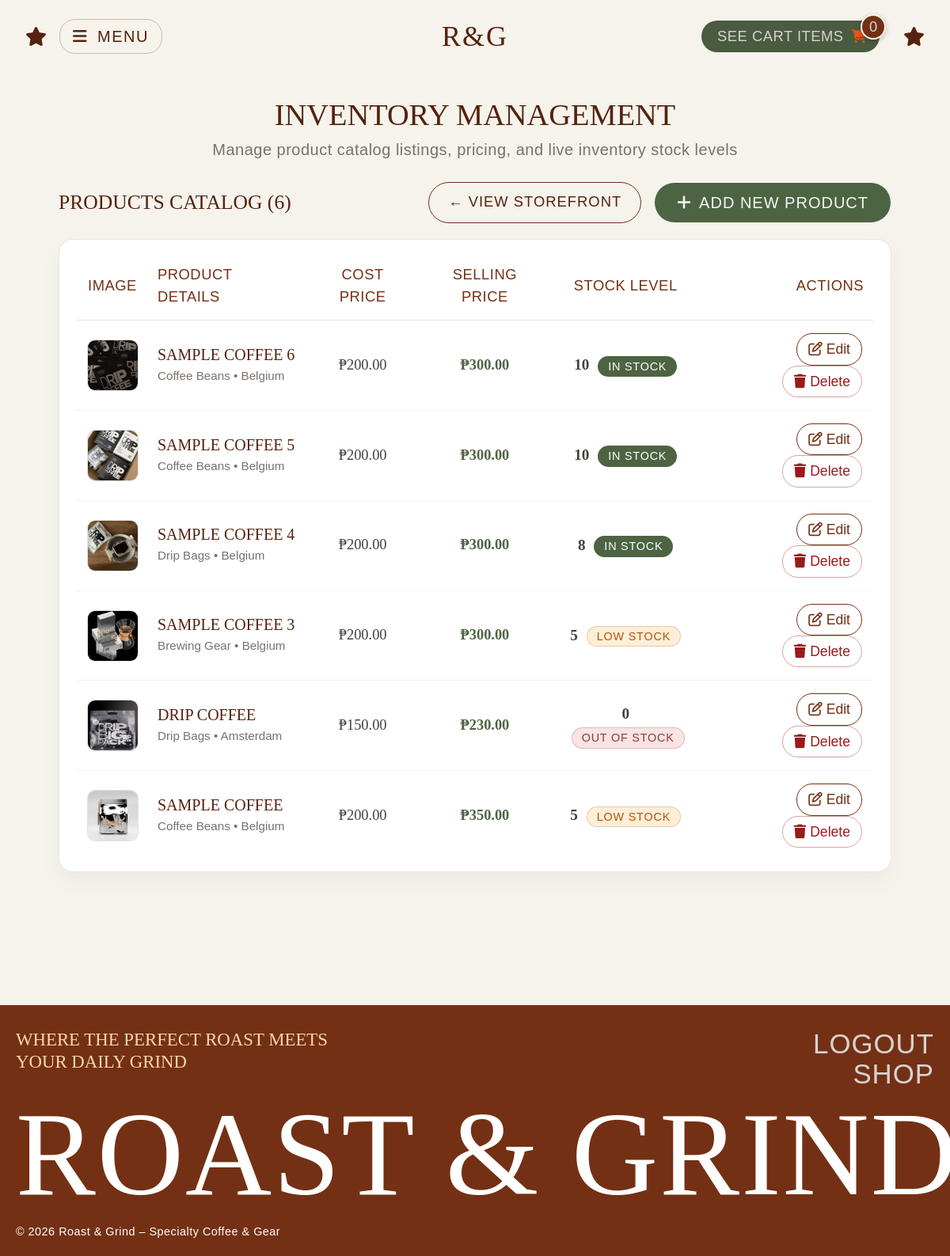
Screenshot of /item/index.php (signed in) with the database file from the repository.
### tables this page shows
CREATE TABLE `item` (
  `item_id` int(11) NOT NULL,
  `item_name` varchar(150) NOT NULL,
  `description` text NOT NULL,
  `origin` varchar(100) NOT NULL DEFAULT 'N/A',
  `category` varchar(50) NOT NULL,
  `cost_price` decimal(10,2) NOT NULL,
  `sell_price` decimal(10,2) NOT NULL,
  `img_path` varchar(255) NOT NULL DEFAULT 'default_coffee.jpg'
);

### item/index.php (the view, shortened to what this page needs)
<?php
require_once "../includes/config.php";
$sql = "SELECT i.item_id, i.item_name, i.category, i.origin, i.cost_price, i.sell_price, i.img_path,
               COALESCE(s.quantity, 0) AS quantity
        FROM item i
        LEFT JOIN stock s ON s.item_id = i.item_id
        ORDER BY i.item_id DESC";
$result    = mysqli_query($conn, $sql);
$itemCount = mysqli_num_rows($result);
function stockBadge($qty)
{
    if ($qty <= 0) {
        return '<span class="badge text-bg-danger">Out of Stock</span>';
    }
    if ($qty <= 5) {
        return '<span class="badge" style="background-color:#fd7e14;color:#fff;">Low Stock</span>';
    }
    return '<span class="badge text-bg-success">In Stock</span>';
}
require_once "../includes/header.php";
?>
<div class="admin-items-wrapper">
    <h1 class="admin-items-title">Inventory Management</h1>
    <p class="admin-items-subtitle">Manage product catalog listings, pricing, and live inventory stock levels</p>
    <div class="admin-items-header-bar">
        <h3 class="admin-items-count">Products Catalog (<?= $itemCount; ?>)</h3>
        <div class="d-flex gap-3">
            <a href="../shop.php" class="dashboard-btn-outline" style="padding: 10px 24px; font-size: 1.15rem;">
                &larr; View Storefront
            </a>
            <a href="create.php" class="admin-add-product-btn">
                <i class="fa-solid fa-plus me-1"></i> Add New Product
            </a>
        </div>
    </div>
    <div class="admin-items-box">
        <table class="dashboard-table">
            <thead>
                <tr>
                    <th style="width:90px;" class="text-center">Image</th>
                    <th class="text-start">Product Details</th>
                    <th class="text-center">Cost Price</th>
                    <th class="text-center">Selling Price</th>
                    <th class="text-center">Stock Level</th>
                    <th class="text-end">Actions</th>
                </tr>
            </thead>
            <tbody>
                <?php while ($row = mysqli_fetch_assoc($result)):
                    $imgSrc = "images/" . $row['img_path'];
                ?>
                    <tr>
                        <td class="text-center">
                            <img src="<?= htmlspecialchars($imgSrc); ?>" alt="" width="65" height="65"
                                 style="object-fit:cover; border-radius:10px; border:1px solid rgba(116,48,20,0.15);">
                        </td>
                        <td>
                            <div class="admin-item-title"><?= htmlspecialchars($row['item_name']); ?></div>
                            <span class="admin-item-meta">
                                <?= htmlspecialchars($row['category']); ?> &bull; <?= htmlspecialchars($row['origin']); ?>
                            </span>
                        </td>
                        <td class="text-center" style="font-family: 'Alinore';">₱<?= number_format($row['cost_price'], 2); ?></td>
                        <td class="text-center fw-bold" style="font-family: 'Alinore'; color: #4D6443;">₱<?= number_format($row['sell_price'], 2); ?></td>
                        <td class="text-center" style="font-family: 'Alinore'; font-size: 1.2rem;">
                            <span class="fw-bold"><?= (int) $row['quantity']; ?></span>
                            <?= stockBadge((int) $row['quantity']); ?>
                        </td>
                        <td class="text-end">
                            <a href="edit.php?id=<?= $row['item_id']; ?>" class="admin-action-btn" title="Edit / Restock">
                                <i class="fa-regular fa-pen-to-square"></i> Edit
                            </a>
                            <form action="delete.php" method="POST" class="d-inline">
                                <button type="submit" class="admin-action-btn delete-btn" title="Delete Product"
                                        onclick="return confirm('Delete this product and its inventory record? This cannot be undone.');">
                                    <i class="fa-solid fa-trash"></i> Delete
                                </button>
                            </form>
                        </td>
                    </tr>
                <?php endwhile; ?>
            </tbody>
        </table>
    </div>
</div>
<?php require_once "../includes/footer.php"; ?>
<?php require_once "../includes/header.php";  ?>

### rows the page displays
item: img_path (picture), item_name "SAMPLE COFFEE 6", category "Coffee Beans", origin "Belgium", cost_price "200.00", sell_price "300.00", quantity "10"
item: img_path (picture), item_name "SAMPLE COFFEE 5", category "Coffee Beans", origin "Belgium", cost_price "200.00", sell_price "300.00", quantity "10"
item: img_path (picture), item_name "SAMPLE COFFEE 4", category "Drip Bags", origin "Belgium", cost_price "200.00", sell_price "300.00", quantity "8"
item: img_path (picture), item_name "SAMPLE COFFEE 3", category "Brewing Gear", origin "Belgium", cost_price "200.00", sell_price "300.00", quantity "5", shows "LOW STOCK"
item: img_path (picture), item_name "DRIP COFFEE", category "Drip Bags", origin "Amsterdam", cost_price "150.00", sell_price "230.00", quantity "0", shows "OUT OF STOCK"
item: img_path (picture), item_name "SAMPLE COFFEE", category "Coffee Beans", origin "Belgium", cost_price "200.00", sell_price "350.00", quantity "5", shows "LOW STOCK"

### other values shown
$cartCount "0"
$itemCount "6"
